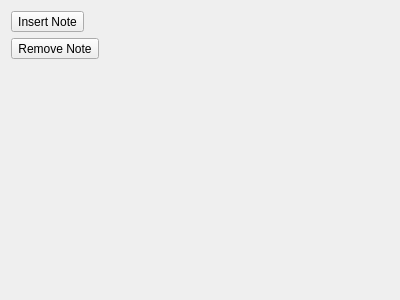
<?xml version="1.0" encoding="UTF-8"?>
<ui version="4.0">
 <class>SimpleAnnotationWidget</class>
 <widget class="QWidget" name="SimpleAnnotationWidget">
  <property name="geometry">
   <rect>
    <x>0</x>
    <y>0</y>
    <width>400</width>
    <height>300</height>
   </rect>
  </property>
  <property name="sizePolicy">
   <sizepolicy hsizetype="Preferred" vsizetype="Minimum">
    <horstretch>0</horstretch>
    <verstretch>0</verstretch>
   </sizepolicy>
  </property>
  <layout class="QGridLayout" name="gridLayout">
   <item row="0" column="0">
    <widget class="QToolButton" name="insertAnnotation">
     <property name="text">
      <string>Insert Note</string>
     </property>
    </widget>
   </item>
   <item row="1" column="0">
    <widget class="QToolButton" name="removeAnnotation">
     <property name="enabled">
      <bool>true</bool>
     </property>
     <property name="text">
      <string>Remove Note</string>
     </property>
    </widget>
   </item>
   <item row="0" column="1">
    <spacer name="horizontalSpacer_2">
     <property name="orientation">
      <enum>Qt::Horizontal</enum>
     </property>
     <property name="sizeHint" stdset="0">
      <size>
       <width>138</width>
       <height>20</height>
      </size>
     </property>
    </spacer>
   </item>
   <item row="2" column="0">
    <widget class="QWidget" name="SpecialSpacer">
     <property name="sizePolicy">
      <sizepolicy hsizetype="Preferred" vsizetype="Expanding">
       <horstretch>0</horstretch>
       <verstretch>0</verstretch>
      </sizepolicy>
     </property>
    </widget>
   </item>
  </layout>
 </widget>
 <resources/>
 <connections/>
</ui>
